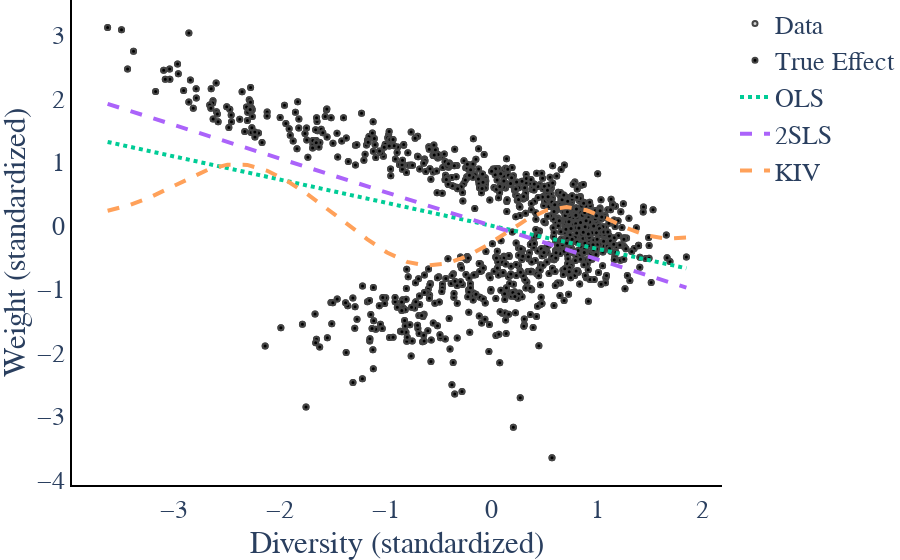

Notebook cell for this chart:
### Code cell
# Simpson Estimation
x, y, ytrue, xstar, xstar_bound, ystar_ols, ystar_2sls, ystar_kiv, results = run_diversity_estimation_methods(
    Z_sim, div_simpson, Y_sim, Ytrue=Y_star, methods=["OLS", "2SLS", "KIV"])

plot_diversity_methods(x, y, xstar, xstar_bound, ystar_ols, ystar_2sls, ystar_kiv, results, ytrue)
fig.write_image(os.path.join(mypath,
                             "SimpsonDiversity_" +str(p)+"InstrumentStrength_"+str(instrument_strength)+".pdf" ))

fig.show()

### Figure 1 — Plotly figure (JSON) as saved in the notebook; plotly's stock layout.template omitted (floating-point values rounded to 4 significant figures; data arrays with more than 128 entries replaced by an {"elided": "..."} marker saying what was removed)
{"data": [{"line": {"width": 4}, "marker": {"color": "lightgrey", "line": {"width": 2}, "size": 5}, "mode": "markers", "name": "Data", "type": "scatter", "x": {"elided": "1000 float values"}, "y": {"elided": "1000 float values"}}, {"line": {"width": 4}, "marker": {"color": "black", "line": {"width": 2}, "size": 5}, "mode": "markers", "name": "True Effect", "type": "scatter", "x": {"elided": "1000 float values"}, "y": {"elided": "1000 float values"}}, {"line": {"dash": "dot", "width": 4}, "marker": {"line": {"width": 2}, "size": 5}, "mode": "lines", "name": "OLS", "type": "scatter", "x": [-3.632, -3.443, -3.254, -3.065, -2.876, -2.687, -2.498, -2.309, -2.121, -1.932, -1.743, -1.554, -1.365, -1.176, -0.9873, -0.7984, -0.6095, -0.4207, -0.2318, -0.0429, 0.146, 0.3349, 0.5237, 0.7126, 0.9015, 1.09, 1.279, 1.468, 1.657, 1.846], "y": [1.319, 1.25, 1.182, 1.113, 1.044, 0.9759, 0.9073, 0.8387, 0.7701, 0.7015, 0.6329, 0.5643, 0.4957, 0.4271, 0.3585, 0.2899, 0.2214, 0.1528, 0.08417, 0.01558, -0.05301, -0.1216, -0.1902, -0.2588, -0.3274, -0.396, -0.4646, -0.5331, -0.6017, -0.6703]}, {"line": {"dash": "dash", "width": 4}, "marker": {"line": {"width": 2}, "size": 5}, "mode": "lines", "name": "2SLS", "type": "scatter", "x": [-3.632, -3.443, -3.254, -3.065, -2.876, -2.687, -2.498, -2.309, -2.121, -1.932, -1.743, -1.554, -1.365, -1.176, -0.9873, -0.7984, -0.6095, -0.4207, -0.2318, -0.0429, 0.146, 0.3349, 0.5237, 0.7126, 0.9015, 1.09, 1.279, 1.468, 1.657, 1.846], "y": [1.918, 1.818, 1.719, 1.619, 1.519, 1.419, 1.32, 1.22, 1.12, 1.02, 0.9206, 0.8208, 0.721, 0.6213, 0.5215, 0.4217, 0.322, 0.2222, 0.1224, 0.02266, -0.07711, -0.1769, -0.2766, -0.3764, -0.4762, -0.5759, -0.6757, -0.7755, -0.8753, -0.975]}, {"line": {"dash": "dash", "width": 4}, "marker": {"line": {"width": 2}, "size": 5}, "mode": "lines", "name": "KIV", "type": "scatter", "x": [-3.632, -3.443, -3.254, -3.065, -2.876, -2.687, -2.498, -2.309, -2.121, -1.932, -1.743, -1.554, -1.365, -1.176, -0.9873, -0.7984, -0.6095, -0.4207, -0.2318, -0.0429, 0.146, 0.3349, 0.5237, 0.7126, 0.9015, 1.09, 1.279, 1.468, 1.657, 1.846], "y": [0.2359, 0.3151, 0.4286, 0.5747, 0.7359, 0.8779, 0.9608, 0.9571, 0.8649, 0.704, 0.5002, 0.2718, 0.02968, -0.2109, -0.4219, -0.5689, -0.628, -0.5952, -0.4825, -0.3093, -0.1028, 0.09735, 0.2428, 0.2943, 0.2427, 0.1154, -0.03467, -0.1527, -0.2043, -0.1865]}], "layout": {"font": {"family": "serif", "size": 26}, "margin": {"b": 0, "l": 0, "r": 0, "t": 0}, "plot_bgcolor": "rgba(0,0,0,0)", "xaxis": {"linecolor": "black", "linewidth": 2, "showline": true, "title": {"text": "Diversity (standardized)"}}, "yaxis": {"linecolor": "black", "linewidth": 2, "showline": true, "title": {"text": "Weight (standardized)"}}}}
